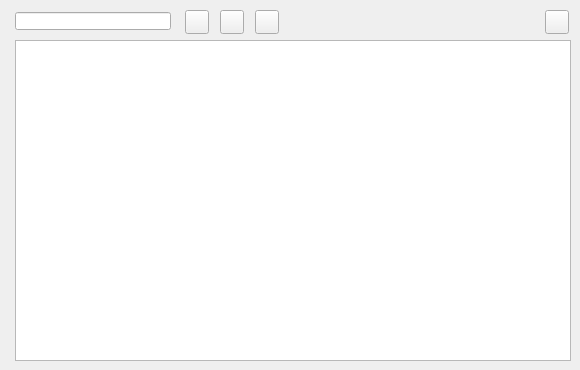
    <widget class="QWidget" name="tab_7">
     <attribute name="title">
      <string>Element</string>
     </attribute>
     <widget class="QTableView" name="tbl_element">
      <property name="geometry">
       <rect>
        <x>15</x>
        <y>40</y>
        <width>556</width>
        <height>321</height>
       </rect>
      </property>
      <property name="sortingEnabled">
       <bool>true</bool>
      </property>
     </widget>
     <widget class="QPushButton" name="btn_insert">
      <property name="geometry">
       <rect>
        <x>185</x>
        <y>10</y>
        <width>24</width>
        <height>24</height>
       </rect>
      </property>
      <property name="text">
       <string/>
      </property>
      <property name="icon">
       <iconset>
        <normaloff>../icons/111b.png</normaloff>../icons/111b.png</iconset>
      </property>
      <property name="iconSize">
       <size>
        <width>22</width>
        <height>22</height>
       </size>
      </property>
     </widget>
     <widget class="QPushButton" name="btn_delete">
      <property name="geometry">
       <rect>
        <x>220</x>
        <y>10</y>
        <width>24</width>
        <height>24</height>
       </rect>
      </property>
      <property name="text">
       <string/>
      </property>
      <property name="icon">
       <iconset>
        <normaloff>../icons/112b.png</normaloff>../icons/112b.png</iconset>
      </property>
      <property name="iconSize">
       <size>
        <width>22</width>
        <height>22</height>
       </size>
      </property>
     </widget>
     <widget class="QPushButton" name="open_element">
      <property name="geometry">
       <rect>
        <x>545</x>
        <y>10</y>
        <width>24</width>
        <height>24</height>
       </rect>
      </property>
      <property name="text">
       <string/>
      </property>
      <property name="icon">
       <iconset>
        <normaloff>../icons/134b.png</normaloff>../icons/134b.png</iconset>
      </property>
      <property name="iconSize">
       <size>
        <width>22</width>
        <height>22</height>
       </size>
      </property>
     </widget>
     <widget class="QLineEdit" name="element_id">
      <property name="geometry">
       <rect>
        <x>15</x>
        <y>12</y>
        <width>156</width>
        <height>18</height>
       </rect>
      </property>
     </widget>
     <widget class="QPushButton" name="new_element">
      <property name="geometry">
       <rect>
        <x>255</x>
        <y>10</y>
        <width>24</width>
        <height>24</height>
       </rect>
      </property>
      <property name="text">
       <string/>
      </property>
      <property name="icon">
       <iconset>
        <normaloff>../icons/131b.png</normaloff>../icons/131b.png</iconset>
      </property>
      <property name="iconSize">
       <size>
        <width>22</width>
        <height>22</height>
       </size>
      </property>
     </widget>
    </widget>
